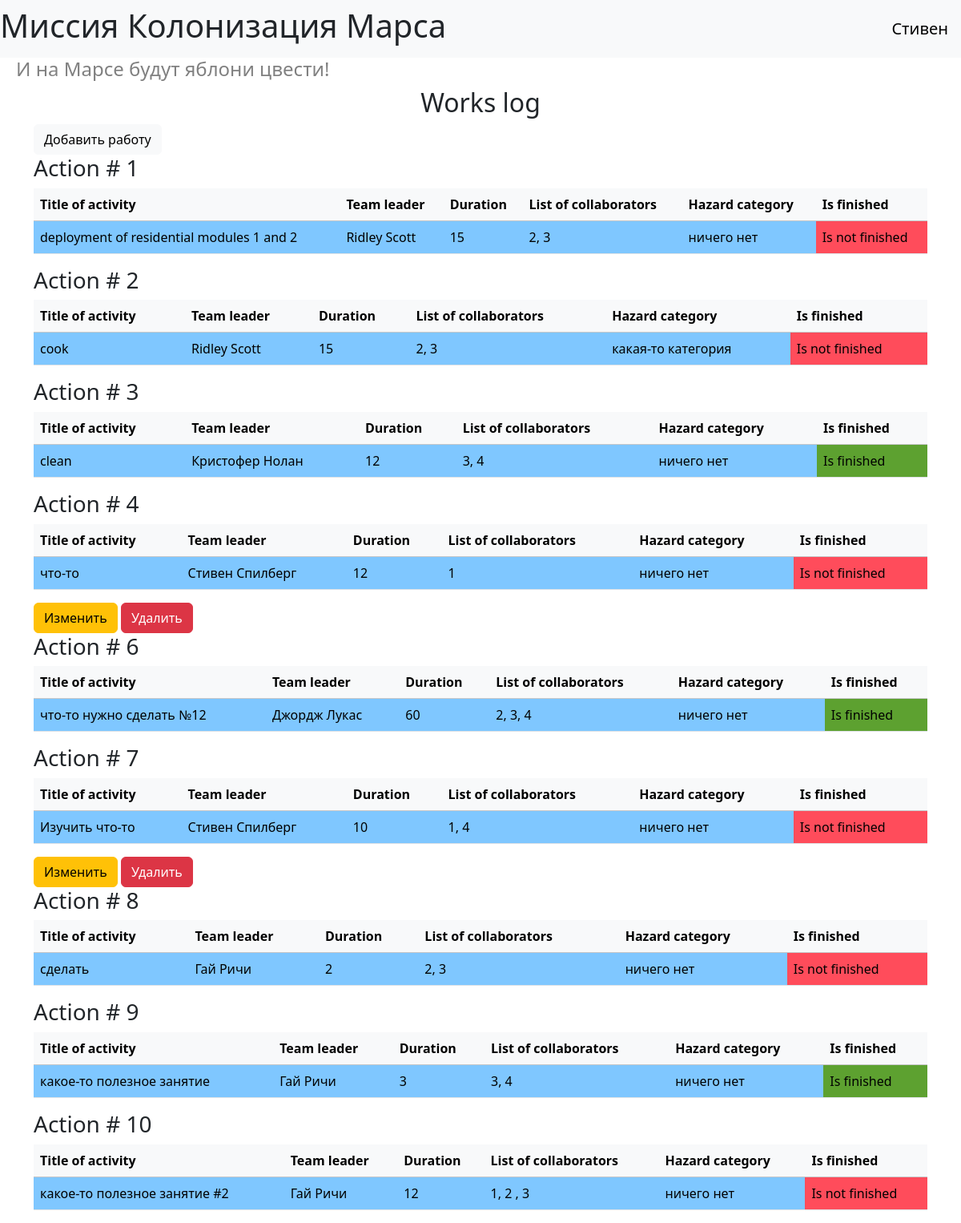
Screenshot of /index (signed in) with the database file from the repository.
### data/users.py (models this page shows, shortened)
class User(db_session.SqlAlchemyBase, UserMixin, SerializerMixin):
    __tablename__ = 'users'
    id = sqlalchemy.Column(sqlalchemy.Integer,
                           primary_key=True, autoincrement=True)
    surname = sqlalchemy.Column(sqlalchemy.String, nullable=True)
    name = sqlalchemy.Column(sqlalchemy.String, nullable=True)
    age = sqlalchemy.Column(sqlalchemy.Integer, nullable=True)
    position = sqlalchemy.Column(sqlalchemy.String, nullable=True)
    speciality = sqlalchemy.Column(sqlalchemy.String, nullable=True)
    address = sqlalchemy.Column(sqlalchemy.String, nullable=True)
    email = sqlalchemy.Column(sqlalchemy.String,
                              index=True, unique=True, nullable=True)
    hashed_password = sqlalchemy.Column(sqlalchemy.String, nullable=True)
    modified_date = sqlalchemy.Column(sqlalchemy.DateTime,
                                     default=datetime.datetime.now)
    jobs = orm.relationship('Job', back_populates='user')
    departments = orm.relationship('Department', back_populates='user2')

### data/jobs.py (models this page shows)
class Job(db_session.SqlAlchemyBase, SerializerMixin):
    __tablename__ = 'jobs'
    id = sqlalchemy.Column(sqlalchemy.Integer, primary_key=True, autoincrement=True)
    team_leader = sqlalchemy.Column(sqlalchemy.Integer, sqlalchemy.ForeignKey("users.id"))
    job = sqlalchemy.Column(sqlalchemy.String, nullable=True)
    work_size = sqlalchemy.Column(sqlalchemy.Integer, nullable=True)
    collaborators = sqlalchemy.Column(sqlalchemy.String, nullable=True)
    start_date = sqlalchemy.Column(sqlalchemy.DateTime, default=datetime.datetime.now)
    end_date = sqlalchemy.Column(sqlalchemy.DateTime, nullable=True)
    is_finished = sqlalchemy.Column(sqlalchemy.Boolean, nullable=True)
    user = orm.relationship('User')
    categories = orm.relationship("Category",
                                  secondary="association",
                                  backref="jobs")

### data/category.py (models this page shows)
class Category(SqlAlchemyBase, SerializerMixin):
    __tablename__ = 'category'
    id = sqlalchemy.Column(sqlalchemy.Integer, primary_key=True,
                           autoincrement=True)
    name = sqlalchemy.Column(sqlalchemy.String, nullable=True)

### index2.py (the view)
@app.route('/')
@app.route('/index')
def index():
    db_sess = db_session.create_session()
    jobs = db_sess.query(Job).all()
    return render_template('index.html', title='Заготовка', jobs=jobs)

### data/db_session.py (called while the page is built)
def create_session() -> Session:
    global __factory
    return __factory()

### index2.py (called while the page is built)
@login_manager.user_loader
def load_user(user_id):
    db_sess = db_session.create_session()
    return db_sess.query(User).get(user_id)

### templates/index.html
{% extends "base.html" %}
{% block content %}
<h2 align="center">Works log</h2>
{% if current_user.is_authenticated %}
    <div>
        <a href="/add_job" class="btn btn-light">
            Добавить работу
        </a>
    </div>
{% endif %}
{% for item in jobs %}
    <h3>Action # {{ item.id }}</h3>
    <table class="table">
        <thead>
            <tr class="table-light">
                <th scope="col">Title of activity</th>
                <th scope="col">Team leader</th>
                <th scope="col">Duration</th>
                <th scope="col">List of collaborators</th>
                <th scope="col">Hazard category</th>
                <th scope="col">Is finished</th>
            </tr>
        </thead>
        <tbody>
            <tr>
                <td style="background-color: #7fc7ff">{{ item.job }}</td>
                <td style="background-color: #7fc7ff">{{ item.user.name }} {{ item.user.surname }}</td>
                <td style="background-color: #7fc7ff">{{ item.work_size }}</td>
                <td style="background-color: #7fc7ff">{{ item.collaborators }}</td>
                {% if item.categories != [] %}
                    <td style="background-color: #7fc7ff">{{ item.categories[0].name }}</td>
                {% else %}
                    <td style="background-color: #7fc7ff">ничего нет</td>
                {% endif %}
                {% if item.is_finished == 0 %}
                    <td style="background-color: #ff4c5b">Is not finished</td>
                {% else %}
                    <td style="background-color: #5da130">Is finished</td>
                {% endif %}
            </tr>
        </tbody>
    </table>
    {% if current_user.is_authenticated and (current_user.id == item.team_leader or current_user.id == 1) %}
        <div>
            <a href="/edit_job/{{ item.id }}" class="btn btn-warning">
                Изменить
            </a>
            <a href="/delete_job/{{ item.id }}" class="btn btn-danger">
                Удалить
            </a>
        </div>
    {% endif %}
{% endfor %}
{% endblock %}

### templates/base.html (shortened to what this page needs)
<!DOCTYPE html>
<html lang="en">
<head>
    <link href="https://cdn.jsdelivr.net/npm/bootstrap@5.3.4/dist/css/bootstrap.min.css"
          rel="stylesheet"
>
    <link rel="stylesheet" type="text/css" href="/static/css/style2.css" />
    </head>
    <body>
        <header>
            <nav class="navbar navbar-light bg-light">
                <h1>Миссия Колонизация Марса</h1>
                {% if current_user.is_authenticated %}
                    <a class="navbar-brand" href="/logout">{{ current_user.name }}</a>
                {% else %}
                    <p>
                        <a class="btn btn-primary " href="/register">Зарегистрироваться</a>
                        <a class="btn btn-success" href="/login">Войти</a>
                    </p>
                {% endif %}
            </nav>
            <h4>И на Марсе будут яблони цвести!</h4>
        </header>
    <main role="main" class="container">
        {% block content %}{% endblock %}
    </main>
    </body>
</html>

### static/css/style2.css (style rules this page uses)
h4 { color: rgb(128, 128, 128); padding-left: 20px; }

### rows the page displays
User: name "Стивен"
Job: id "1", job "deployment of residential modules 1 and 2", user.name "Ridley", user.surname "Scott", work_size "15", collaborators "2, 3", shows "ничего нет", is_finished "Is not finished"
Job: id "2", job "cook", user.name "Ridley", user.surname "Scott", work_size "15", collaborators "2, 3", name "какая-то категория", is_finished "Is not finished"
Job: id "3", job "clean", user.name "Кристофер", user.surname "Нолан", work_size "12", collaborators "3, 4", shows "ничего нет", is_finished "Is finished"
Job: id "4", job "что-то", user.name "Стивен", user.surname "Спилберг", work_size "12", collaborators "1", shows "ничего нет", is_finished "Is not finished"
Job: id "6", job "что-то нужно сделать №12", user.name "Джордж", user.surname "Лукас", work_size "60", collaborators "2, 3, 4", shows "ничего нет", is_finished "Is finished"
Job: id "7", job "Изучить что-то", user.name "Стивен", user.surname "Спилберг", work_size "10", collaborators "1, 4", shows "ничего нет", is_finished "Is not finished"
Job: id "8", job "сделать", user.name "Гай", user.surname "Ричи", work_size "2", collaborators "2, 3", shows "ничего нет", is_finished "Is not finished"
Job: id "9", job "какое-то полезное занятие", user.name "Гай", user.surname "Ричи", work_size "3", collaborators "3, 4", shows "ничего нет", is_finished "Is finished"
Job: id "10", job "какое-то полезное занятие #2", user.name "Гай", user.surname "Ричи", work_size "12", collaborators "1, 2 , 3", shows "ничего нет", is_finished "Is not finished"
